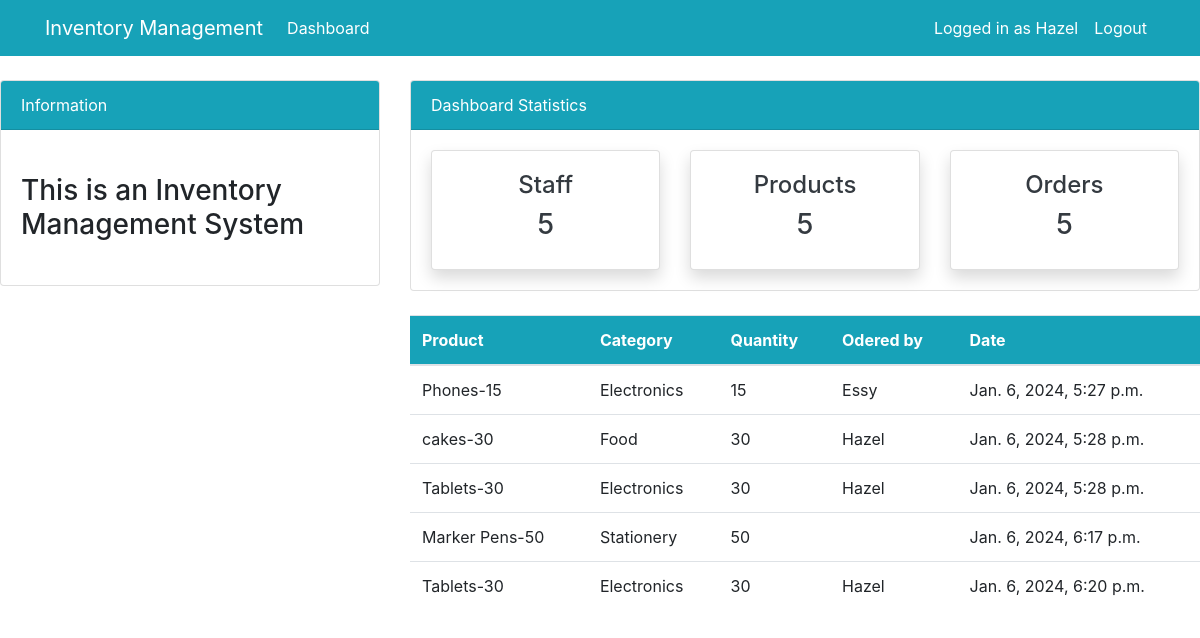
Screenshot of /orders/ (signed in) with the database file from the repository.
### dashboard/models.py (models this page shows, shortened)
class Order(models.Model):
    product = models.ForeignKey(Product, on_delete=models.CASCADE, null=True)
    staff = models.ForeignKey(User, models.CASCADE, null=True)
    order_quantity = models.PositiveIntegerField(null=True)
    date = models.DateTimeField(auto_now_add=True)
    class Meta:
        verbose_name_plural = 'Order'

class Product(models.Model):
    name = models.CharField(max_length=100, null=True)
    category = models.CharField(max_length=20, choices=CATEGORY, null=True)
    quantity = models.PositiveIntegerField(null=True)
    class Meta:
        verbose_name_plural = 'Product'
    def __str__(self):
        return f'{self.name}-{self.quantity}'

### dashboard/views.py (the view)
# urls.py: path('orders/', views.order, name = 'dashboard_orders')
@login_required(login_url='user-login')
def order(request):
    user_orders = Order.objects.all()
    orders_count = user_orders.count()
    employees_count = User.objects.all().count()
    items_count = Product.objects.all().count()
    context = {
         'user_orders': user_orders,
         'employees_count' : employees_count,
         'orders_count' : orders_count,
         'items_count' : items_count
         }
    return render(request, 'dashboard/orders.html', context)

### templates/dashboard/orders.html (shortened to what this page needs)
{% extends 'partials/base.html' %}
{% block content %}
{% include 'partials/topnav.html' %}
<div class="row my-4">
    <div class="col-md-4"></div>
    <div class="col-md-8">
        <table class="table bg-white">
            <thead class="bg-info text-white">
                <tr>
                    <th scope="col">Product</th>
                    <th scope="col">Category</th>
                    <th scope="col">Quantity</th>
                    <th scope="col">Odered by</th>
                    <th scope="col">Date</th>
                </tr>
            </thead>
            <tbody>
               {% for user_orders in user_orders%}
                <tr>
                    <td>{{ user_orders.product}}</td>
                    <td>{{ user_orders.product.category}}</td>
                    <td>{{ user_orders.order_quantity}}</td>
                    <td> {{user_orders.staff.username}}</td>
                    <td>{{ user_orders.date}}</td>
                </tr>
                {% endfor %}
            </tbody>
        </table>
    </div>
</div>
{% endblock %}

### templates/partials/nav.html (shortened to what this page needs)
<nav class="navbar navbar-expand-lg navbar-info bg-info">
    {% if user.is_authenticated %}
      <div class="container">
        <a class="navbar-brand text-white" href="{% url 'dashboard_index' %}"> Inventory Management</a>
        <div class="collapse navbar-collapse" id="navbarSupportedContent">
          <ul class="navbar-nav me-auto mb-2 mb-lg-0">
            <li class="nav-item">
              <a class="nav-link text-white" aria-current="page" href="{% url 'dashboard_index' %}">Dashboard</a>
            </li>
            </ul>
            <ul class="navbar-nav ml-auto">
              <li class="nav-item active">
                <a class="nav-link text-white" href="{% url 'user-profile'%}"> Logged in as {{user.username}} </a>
              </li>
              <li class="nav-item ">
                  <a class="nav-link text-white" href="{% url 'user-logout' %}"> Logout</a>
                </li>
              </ul>
                {%endif%}
        </div>
      </div>
    </nav>

### static/style.css (style rules this page uses)
body { background: rgb (230, 227, 227); }

### rows the page displays
Order: product "Phones-15", product.category "Electronics", order_quantity "15", staff.username "Essy", date "Jan. 6, 2024, 5:27 p.m."
Order: product "cakes-30", product.category "Food", order_quantity "30", staff.username "Hazel", date "Jan. 6, 2024, 5:28 p.m."
Order: product "Tablets-30", product.category "Electronics", order_quantity "30", staff.username "Hazel", date "Jan. 6, 2024, 5:28 p.m."
Order: product "Marker Pens-50", product.category "Stationery", order_quantity "50", date "Jan. 6, 2024, 6:17 p.m."
Order: product "Tablets-30", product.category "Electronics", order_quantity "30", staff.username "Hazel", date "Jan. 6, 2024, 6:20 p.m."

### other values shown
{{ user.username }} "Hazel"
{{ employees_count }} "5"
{{ items_count }} "5"
{{ orders_count }} "5"
